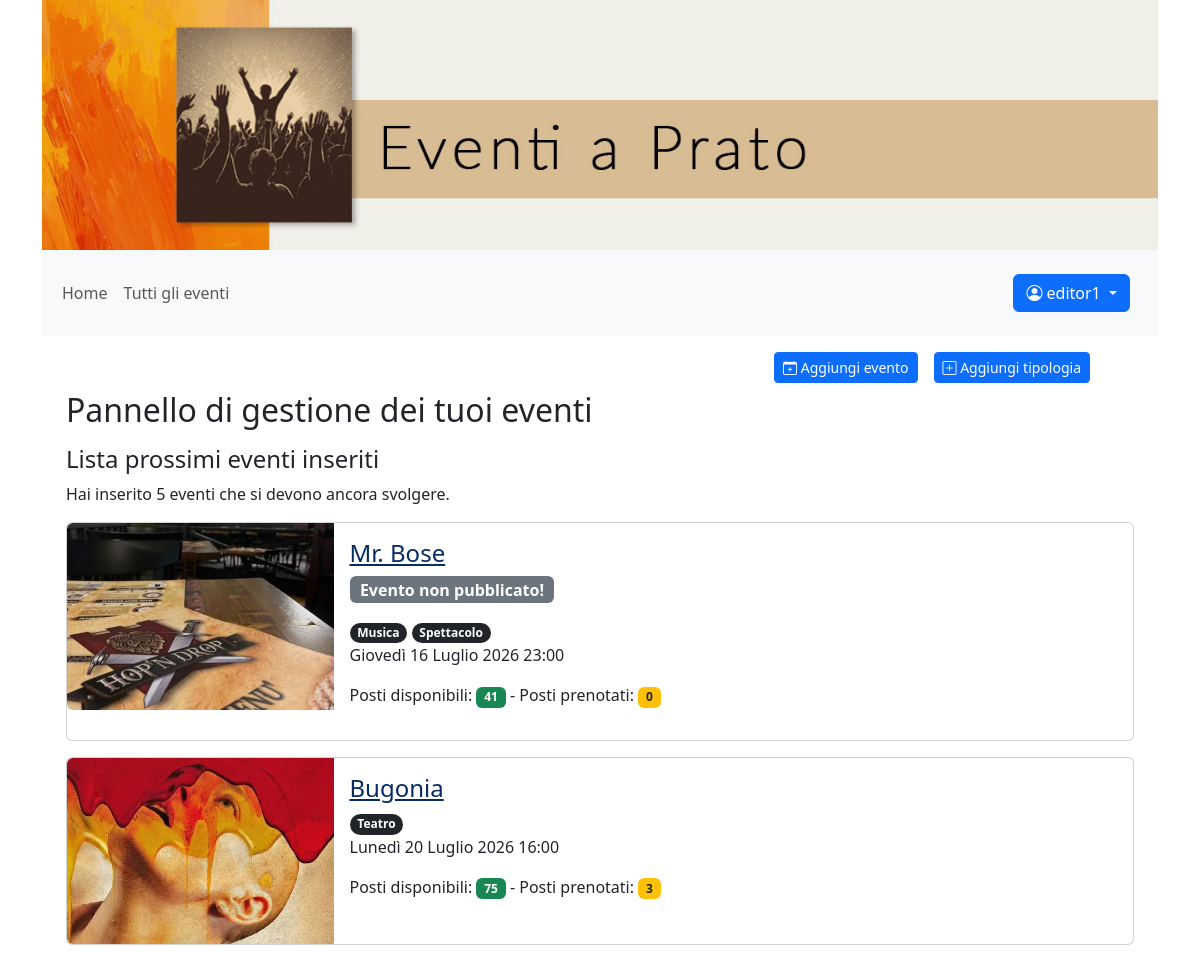
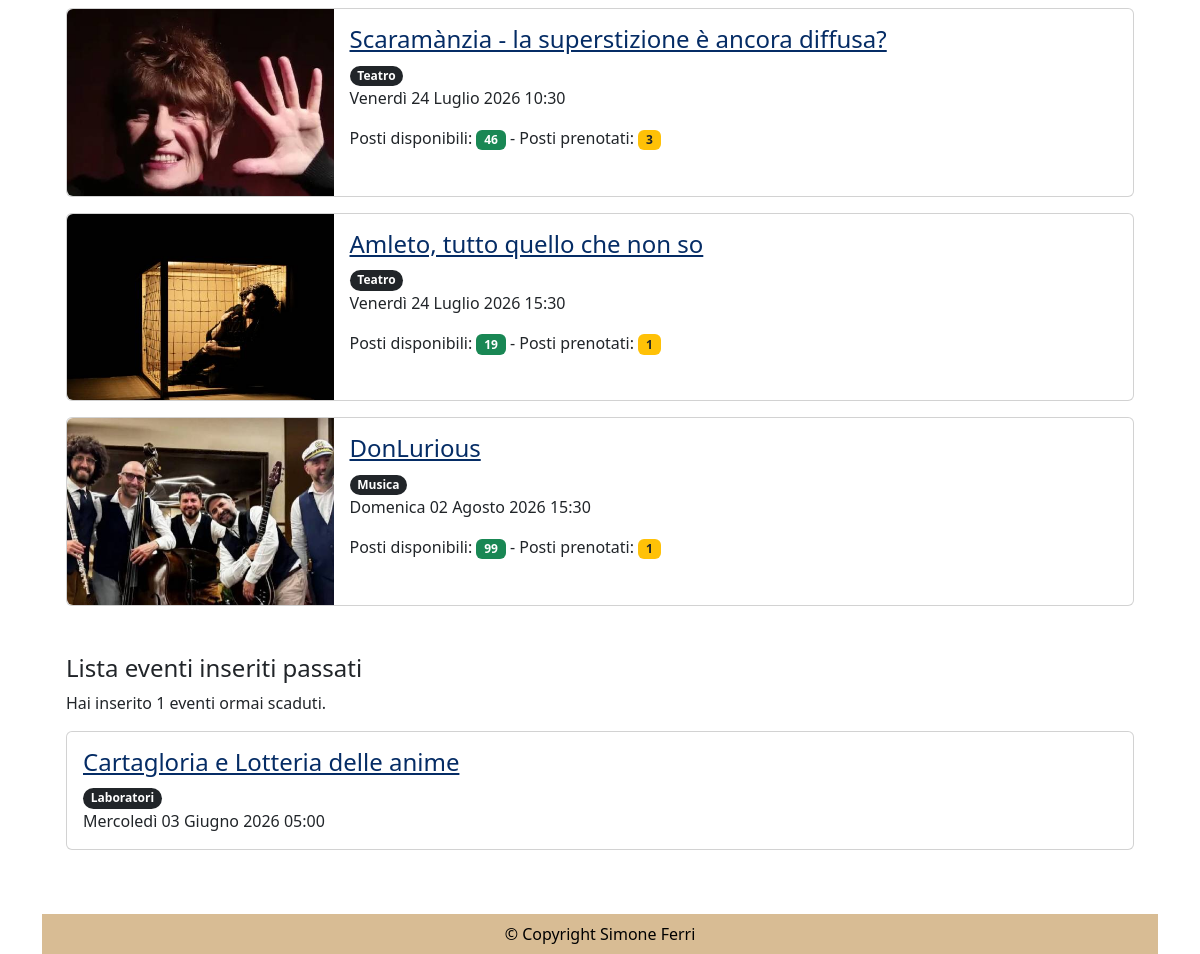
/eventi_inseriti/ (signed in), run on an earlier commit of the app's database (2 pictures, top to bottom).
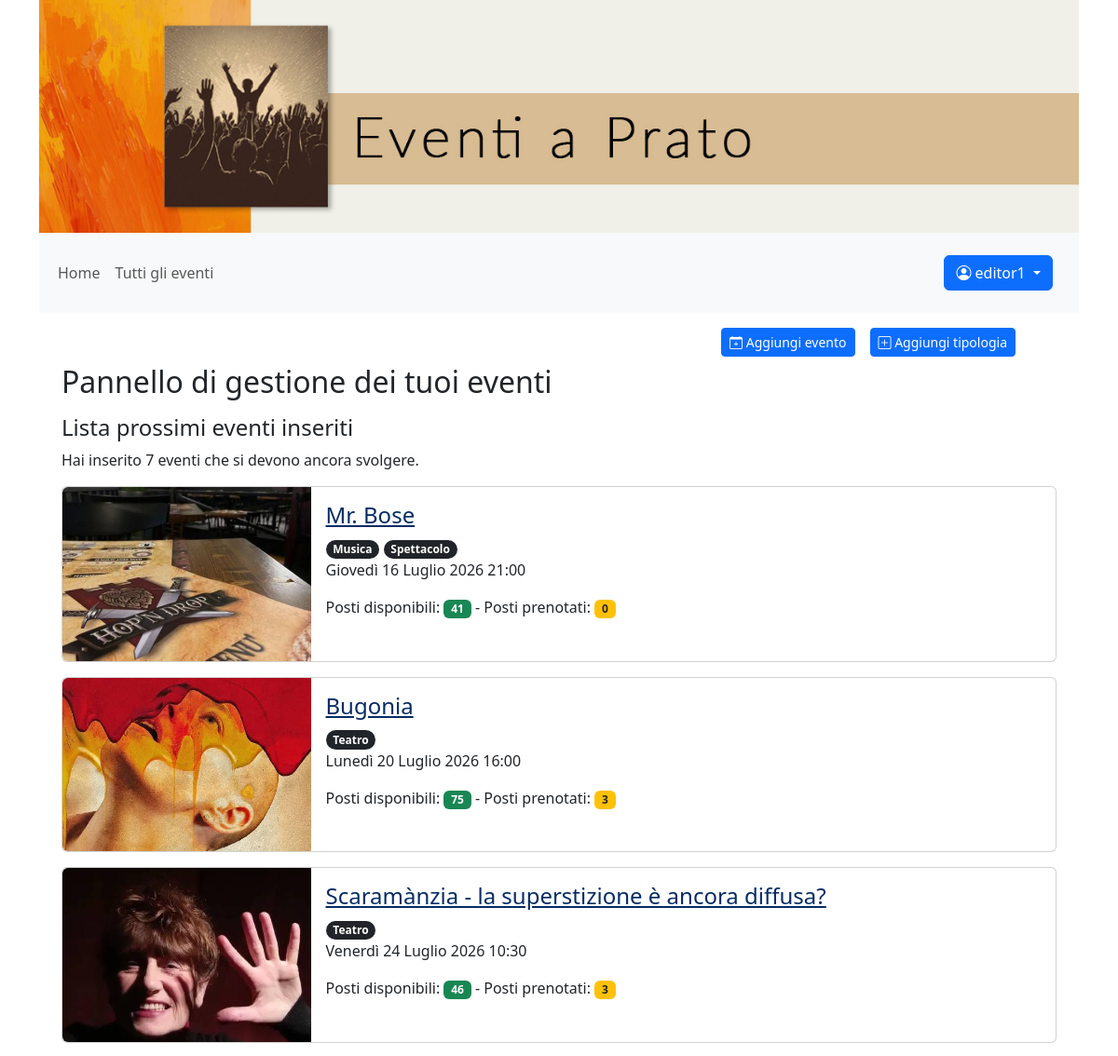
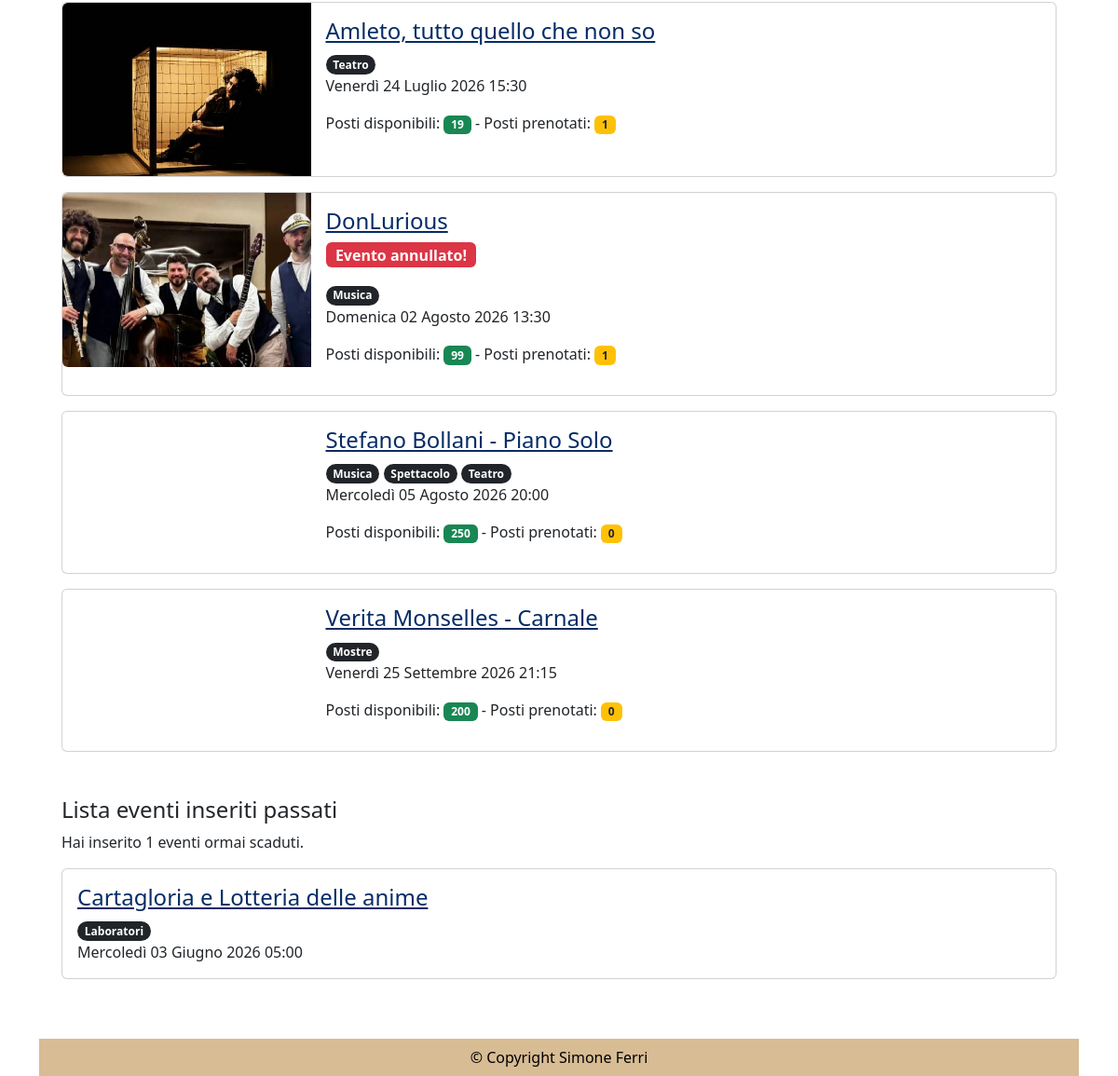
And on a later commit of the database (2 pictures, top to bottom).
### eventi_accounts/models.py (models this page shows)
class CustomUser(AbstractUser):
    eta = models.PositiveIntegerField(null=True, blank=True, verbose_name="Età")
    telefono = models.PositiveIntegerField(null=True, blank=True)

### eventi_gestione/models.py (models this page shows, shortened)
class Eventi(models.Model):
    nome_evento = models.CharField(max_length=100)
    descrizione_evento = models.TextField()
    tipo_evento = models.ManyToManyField(Tipologia, related_name='eventi')
    luogo_evento = models.CharField(max_length=100)
    data_ora_evento = models.DateTimeField()
    immagine_evento = models.ImageField(upload_to='eventi/', blank=True)
    posti_prenotabili = models.PositiveIntegerField(null=True, blank=True)
    prezzo = models.PositiveIntegerField(null=True, blank=True, default=0)
    pubblicato = models.BooleanField(default=False)
    annullato = models.BooleanField(default=False)
    creatore = models.ForeignKey(CustomUser, on_delete=models.CASCADE, related_name='eventi_creati', limit_choices_to={'groups__name': 'redattori'})

class Tipologia(models.Model):
    nome_tipo = models.CharField(max_length=100)
    creatore = models.ForeignKey(CustomUser, on_delete=models.CASCADE, related_name='tipologie_create')
    class Meta:
        ordering = ['nome_tipo']

### eventi_pagine/views.py (the view)
# urls.py: path("eventi_inseriti/", EditorEventListView.as_view(), name="eventi_inseriti"),
class EditorEventListView(LoginRequiredMixin, UserPassesTestMixin, ListView):
    model = Eventi
    template_name = 'gestione_eventi_elenco.html'
    context_object_name = 'gestione_eventi_elenco'
    def get_queryset(self):
        return Eventi.objects.filter(creatore=self.request.user, data_ora_evento__gte = timezone.now()).order_by('data_ora_evento')
    def get_context_data(self, **kwargs):
        context = super().get_context_data(**kwargs)
        context['eventi_inseriti_passati'] = Eventi.objects.filter(creatore=self.request.user,data_ora_evento__lt = timezone.now()).order_by('data_ora_evento')
        return context
    def test_func(self):
        return self.request.user.groups.filter(name='redattori').exists()

### eventi_pagine/templatetags/auth_extras.py (called while the page is built)
@register.filter(name='has_group')
def has_group(user, group_name):
    return user.groups.filter(name=group_name).exists()

### templates/gestione_eventi_elenco.html (shortened to what this page needs)
{% extends "base.html" %}
{% load auth_extras %}
{% block content %}
        {% if user.is_authenticated and user|has_group:"redattori" %}
        <nav class="navbar navbar-expand navbar-light bg-white mt-2">
            <div class="container-fluid">
                <div class="d-flex align-items-center">
                    <ul class="navbar-nav me-auto mb-2 mb-lg-0">
                        <li class="nav-item me-2">
                            <a href="/gestione_eventi/" class="btn btn-primary btn-sm bd-white" role="button"><i class="bi bi-calendar-plus"></i> Aggiungi evento</a>
                        </li>
                        <li class="nav-item">
                            <a href="/gestione_tipologia/" class="btn btn-primary btn-sm ms-lg-2" role="button"><i class="bi bi-plus-square"></i> Aggiungi tipologia</a>
                        </li>
		            <ul>
                </div>
            </div>
        </nav>
    {% endif %}
    <h2 class="{% if user.is_authenticated and not user|has_group:"redattori" %} mt-5 {% endif %}">Pannello di gestione dei tuoi eventi</h2>
    <h3 class="h4 mt-3">Lista prossimi eventi inseriti</h3>
    {% if gestione_eventi_elenco %}
        <p>Hai inserito {{ gestione_eventi_elenco.count }} eventi che si devono ancora svolgere.</p>
            {% for evento_inserito in gestione_eventi_elenco %}
                <div class="card mb-3" >
                    <div class="row g-0">
                        <div class="col-md-3">
                            {% if evento_inserito.immagine_evento %}
                                <img src="{{ evento_inserito.immagine_evento.url }}" class="img-fluid rounded-start" alt="">
                            {% endif %}
                        </div>
                        <div class="col-md-9">
                                <div class="card-body">
                                    <h3 class="card-title h4"><a class="text-primary-emphasis" href="{% url 'evento' evento_inserito.id %}">{{ evento_inserito.nome_evento }}</a></h3>
                                    {% if evento_inserito.annullato %}
                                        <p class="badge bg-danger fs-6">Evento annullato!</p>
                                    {% endif %}
                                    {% if not evento_inserito.pubblicato %}
                                        <p class="badge bg-secondary fs-6">Evento non pubblicato!</p>
                                    {% endif %}
                                    <p class="card-text">
                                        {% for tipologia in evento_inserito.tipo_evento.all %}
                                            <span class="badge rounded-pill text-bg-dark">{{ tipologia.nome_tipo }}</span>
                                        {% endfor %}
                                        <br>
                                        {{ evento_inserito.data_ora_evento }}<br>
                                        <p>Posti disponibili: <span class="badge bg-success">{{ evento_inserito.posti_prenotabili}}</span> - Posti prenotati: <span class="badge bg-warning text-dark">{{ evento_inserito.prenotazione_set.count }}</span> </p>
                                    </p>
                                </div>
                        </div>
                    </div>
                </div>
            {% endfor %}
    {% else %}
        <p class="alert alert-warning" role="alert">Nessun evento inserito</p>
    {% endif %}
    <h3 class="mt-5 h4">Lista eventi inseriti passati</h3>
    {% if eventi_inseriti_passati %}
        <p>Hai inserito {{ eventi_inseriti_passati.count }} eventi ormai scaduti.</p>
            {% for evento_inserito in eventi_inseriti_passati %}
                <div class="card mb-3" >
                    <div class="row g-0">
                        <div class="col-12">
                                <div class="card-body">
                                    <h3 class="card-title h4" ><a  class="text-primary-emphasis" href="{% url 'evento' evento_inserito.id %}">{{ evento_inserito.nome_evento }}</a></h3>
                                    <p class="card-text">
                                        {% for tipologia in evento_inserito.tipo_evento.all %}
                                            <span class="badge rounded-pill text-bg-dark">{{ tipologia.nome_tipo }}</span>
                                        {% endfor %}
                                        <br>
                                        {{ evento_inserito.data_ora_evento }}<br>
                                    </p>
                                </div>
                        </div>
                    </div>
                </div>
            {% endfor %}
    {% else %}
        <p class="alert alert-warning" role="alert">Nessun evento scaduto tra quelli inseriti</p>
    {% endif %}
{% endblock content %}

### templates/base.html (shortened to what this page needs)
{% load auth_extras %}
{% load static %}
<!DOCTYPE html>
<html lang="it">
    <head>
        <link href="https://cdn.jsdelivr.net/npm/bootstrap@5.3.8/dist/css/bootstrap.min.css" rel="stylesheet">
        <link rel="stylesheet" href="https://cdn.jsdelivr.net/npm/bootstrap-icons@1.13.1/font/bootstrap-icons.min.css">
        <link  rel="stylesheet"  href="{% static 'css/style.css' %}" type="text/css"  />
    </head>
    <body class="container d-flex flex-column min-vh-100">
        <header>
            <div class="header_img"></div>
            <nav class="navbar navbar-expand-lg bg-body-tertiary">
              <div class="container-fluid">
                <div class="collapse navbar-collapse" id="navbarText">
                  <ul class="navbar-nav me-auto mb-2 mb-lg-0 f5">
                    <li class="nav-item">
                        <a {% if request.resolver_match.url_name == 'home' %}class="nav-link active" aria-current="page"{% else %}class="nav-link"{% endif %} href="/">Home</a>
                    </li>
                    <li class="nav-item">
                      <a  {% if request.resolver_match.url_name == 'eventi' %}class="nav-link active" aria-current="page"{% else %}class="nav-link"{% endif %} href="/eventi">Tutti gli eventi</a>
                    </li>
                  </ul>
                  <span class="navbar-text">
                    {% if user.is_authenticated %}
                        <div class="navbar-text me-3">
                            <div class="btn-group">
                                <button type="button" class="btn btn-primary dropdown-toggle" data-bs-toggle="dropdown" aria-expanded="false">
                                <i class="bi bi-person-circle"></i> {{ user.username }} <span class="visually-hidden">Menu utente</span>
                                </button>
                            </div>
                        </div>
                    {% else %}
                        <a href="/login/" class="btn btn-primary text-bg-primary" role="button">Sign in</a>
                        <a href="/signup/" class="btn btn-secondary text-bg-secondary" role="button">Sign up</a>
                    {% endif %}
                  </span>
                </div>
              </div>
            </nav>
        </header>
        <main class="container flex-grow-1">
        <div class="container">
          {% block content %}
          {% endblock content %}
        </div>
        </main>
        <footer class="text-black text-center p-2 mt-5 ">
            © Copyright Simone Ferri
        </footer>
    </body>
</html>

### static/css/style.css (style rules this page uses)
.header_img { background-image: url('../img/testata-eventi.jpg'); background-size: cover; height: 250px; }
footer { background-color: #d8bc94; }

What changed in the data, as far as the page shows it:
changed Eventi "Mr. Bose": data_ora_evento "Giovedì 16 Luglio 2026 23:00" → "Giovedì 16 Luglio 2026 21:00"; no longer shows "Evento non pubblicato!"
changed Eventi "DonLurious": data_ora_evento "Domenica 02 Agosto 2026 15:30" → "Domenica 02 Agosto 2026 13:30"; now shows "Evento annullato!"
added Eventi: nome_evento "Stefano Bollani - Piano Solo", data_ora_evento "Mercoledì 05 Agosto 2026 20:00", posti_prenotabili "250", prenotazione_set.count "0", Tipologia (nome_tipo "Musica"), Tipologia (nome_tipo "Spettacolo"), Tipologia (nome_tipo "Teatro"), shown under "Lista prossimi eventi inseriti"
added Eventi: nome_evento "Verita Monselles - Carnale", data_ora_evento "Venerdì 25 Settembre 2026 21:15", posti_prenotabili "200", prenotazione_set.count "0", shown under "Lista prossimi eventi inseriti"
added Tipologia: nome_tipo "Mostre", shown under "Verita Monselles - Carnale"
Also different on the page:
{{ gestione_eventi_elenco.count }}: "5" → "7"
